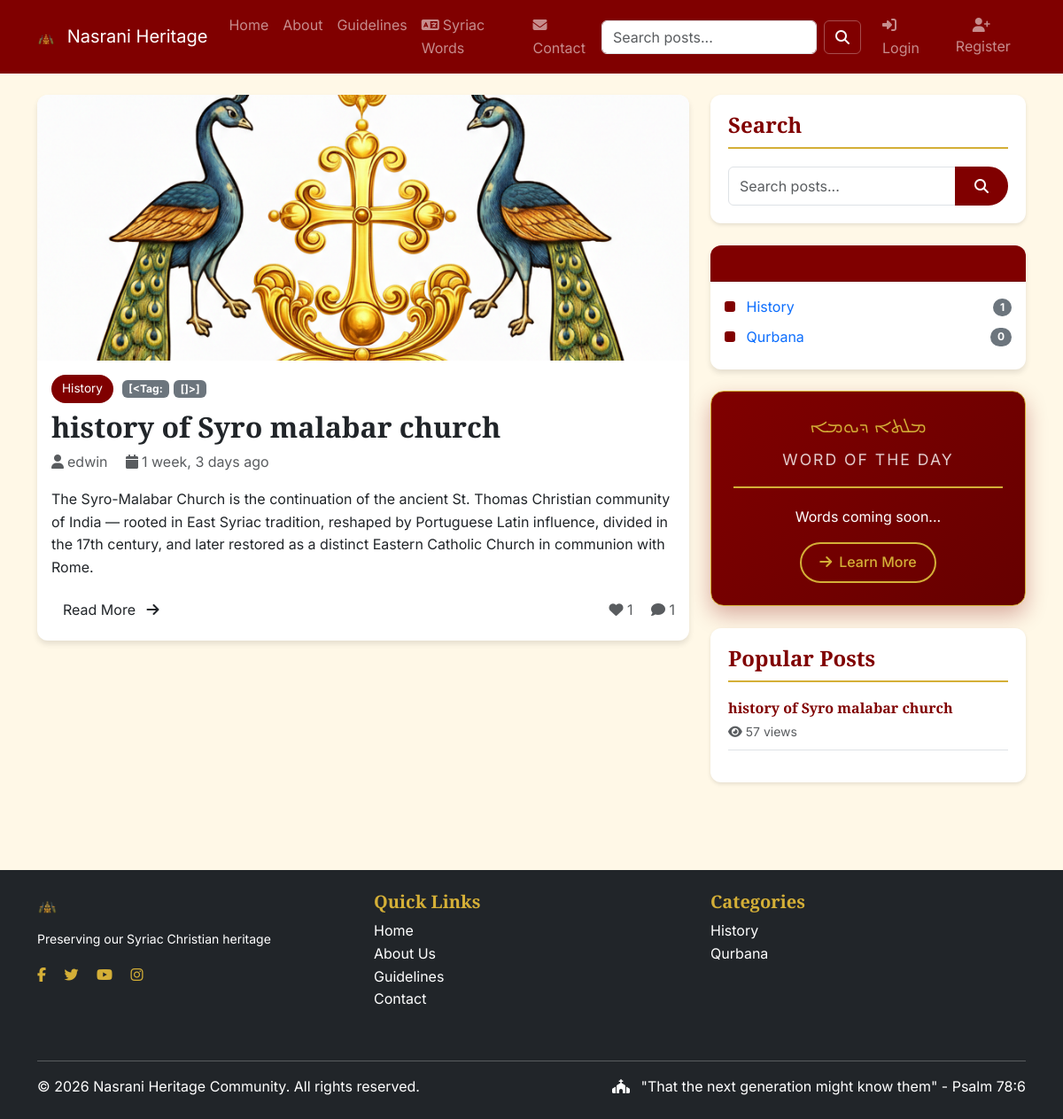
The page / on the database its author committed.
### community/models.py (models this page shows, shortened)
class Post(models.Model):
    title = models.CharField(max_length=300)
    slug = models.SlugField(unique=True, max_length=400)
    author = models.ForeignKey(User, on_delete=models.CASCADE, related_name='posts')
    category = models.ForeignKey(Category, on_delete=models.SET_NULL, null=True, related_name='posts')
    content = RichTextField()
    excerpt = models.TextField(max_length=500, blank=True, help_text="Short preview of the post")
    featured_image = models.ImageField(upload_to='post_images/', blank=True, null=True)
    pdf_files = models.FileField(upload_to='post_pdfs/', blank=True, null=True)
    audio_file = models.FileField(upload_to='post_audio/', blank=True, null=True)
    external_links = models.TextField(blank=True, help_text="One link per line")
    tags = TaggableManager(blank=True)
    created_at = models.DateTimeField(auto_now_add=True)
    updated_at = models.DateTimeField(auto_now=True)
    is_published = models.BooleanField(default=True)
    views_count = models.PositiveIntegerField(default=0)
    likes = models.ManyToManyField(User, related_name='liked_posts', blank=True)
    qr_code = models.ImageField(upload_to='qr_codes/', blank=True, null=True)
    class Meta:
        ordering = ['-created_at']
    def total_likes(self):
        return self.likes.count()
    def comment_count(self):
        return self.comments.count()

class Category(models.Model):
    name = models.CharField(max_length=100)
    slug = models.SlugField(unique=True)
    description = models.TextField(blank=True)
    color = models.CharField(max_length=20, default='#800000')  # Maroon default
    class Meta:
        verbose_name_plural = "Categories"
        ordering = ['name']

### community/views.py (the view, shortened to what this page needs)
# urls.py: path('', views.home, name='home'),
def home(request):
    posts = Post.objects.filter(is_published=True)
    form = SearchForm(request.GET, categories=Category.objects.all())
    if form.is_valid():
        query = form.cleaned_data.get('query')
        category_slug = form.cleaned_data.get('category')
        if category_slug:
            posts = posts.filter(category__slug=category_slug)
    paginator = Paginator(posts, 10)
    page_number = request.GET.get('page')
    page_obj = paginator.get_page(page_number)
    syriac_word = SyriacWord.objects.last()
    context = {
        'page_obj': page_obj,
        'form': form,
        'syriac_word': syriac_word,
        'popular_posts': Post.objects.filter(is_published=True).order_by('-views_count')[:5],
    }
    return render(request, 'index.html', context)

### community/forms.py
class SearchForm(forms.Form):
    query = forms.CharField(max_length=100, required=False, widget=forms.TextInput(attrs={
        'class': 'form-control',
        'placeholder': 'Search posts...'
    }))
    category = forms.ChoiceField(choices=[('', 'All Categories')], required=False, widget=forms.Select(attrs={
        'class': 'form-control'
    }))
    def __init__(self, *args, **kwargs):
        categories = kwargs.pop('categories', [])
        super().__init__(*args, **kwargs)
        if categories:
            self.fields['category'].choices = [('', 'All Categories')] + [(c.slug, c.name) for c in categories]

### community/context_processors.py (called while the page is built)
def categories_processor(request):
    return {
        'categories': Category.objects.all()
    }

def syriac_word_processor(request):
    word_of_day = cache.get('syriac_word_of_day')
    if not word_of_day:
        words = list(SyriacWord.objects.all())
        if words:
            word_of_day = random.choice(words)
            cache.set('syriac_word_of_day', word_of_day, 86400)
        else:
            word_of_day = None
    return {
        'syriac_word_of_day': word_of_day,
    }

### templates/index.html (shortened to what this page needs)
{% extends 'base.html' %}
{% load static %}
{% load humanize %}
{% block content %}
<div class="container">
    <div class="row">
        <div class="col-lg-8">
            {% for post in page_obj %}
            <article class="card mb-4 fade-in">
                {% if post.featured_image %}
                <img src="{{ post.featured_image.url }}" class="card-img-top" alt="{{ post.title }}" style="max-height: 300px; object-fit: cover;">
                {% endif %}
                <div class="card-body">
                    <div class="mb-2">
                        <span class="category-badge">{{ post.category.name }}</span>
                        {% for tag in post.tags.all|slice:":3" %}
                        <span class="badge bg-secondary">{{ tag.name }}</span>
                        {% endfor %}
                    </div>
                    <h2 class="card-title">
                        <a href="{% url 'post_detail' post.slug %}" class="text-decoration-none text-dark">
                            {{ post.title }}
                        </a>
                    </h2>
                    <div class="text-muted mb-3">
                        <i class="fas fa-user me-1"></i>{{ post.author.username }}
                        <i class="fas fa-calendar ms-3 me-1"></i>{{ post.created_at|naturaltime }}
                    </div>
                    <p class="card-text">{{ post.excerpt }}</p>
                    <div class="d-flex justify-content-between align-items-center">
                        <a href="{% url 'post_detail' post.slug %}" class="btn btn-outline-heritage">
                            Read More <i class="fas fa-arrow-right ms-2"></i>
                        </a>
                        <div class="text-muted">
                            <span class="me-3">
                                <i class="fas fa-heart {% if user in post.likes.all %}text-danger{% endif %}"></i>
                                {{ post.total_likes }}
                            </span>
                            <span>
                                <i class="fas fa-comment"></i>
                                {{ post.comment_count }}
                            </span>
                        </div>
                    </div>
                </div>
            </article>
            {% endfor %}
        </div>
        <div class="col-lg-4">
            <div class="sidebar-widget">
                <h4>Search</h4>
                <form method="GET" action="{% url 'home' %}">
                    <div class="input-group">
                        <input type="text" name="query" class="form-control" placeholder="Search posts..." value="{{ request.GET.query }}">
                        <button class="btn btn-heritage" type="submit">
                            <i class="fas fa-search"></i>
                        </button>
                    </div>
                </form>
            </div>
            {% include 'includes/category_sidebar.html' %}
            {% if syriac_word_of_day %}
            <div class="syriac-word-card">
                <div class="syriac-word-header">
                    <span class="syriac-title">ܡܠܬܐ ܕܝܘܡܐ</span>
                    <span class="english-title">Word of the Day</span>
                </div>
                <div class="syriac-word-content">
                    <div class="syriac-script">{{ syriac_word_of_day.word }}</div>
                    <div class="syriac-transliteration">{{ syriac_word_of_day.transliteration }}</div>
                    <div class="syriac-meaning">{{ syriac_word_of_day.meaning }}</div>
                    {% if syriac_word_of_day.pronunciation_guide %}
                    <div class="syriac-pronunciation">
                        <i class="fas fa-microphone-alt me-2"></i>
                        {{ syriac_word_of_day.pronunciation_guide }}
                    </div>
                    {% endif %}
                    <div class="syriac-footer">
                        <a href="{% url 'syriac_words' %}" class="btn-view-all">
                            <i class="fas fa-arrow-right me-2"></i>View All Words
                        </a>
                    </div>
                </div>
            </div>
            {% else %}
            <div class="syriac-word-card">
                <div class="syriac-word-header">
                    <span class="syriac-title">ܡܠܬܐ ܕܝܘܡܐ</span>
                    <span class="english-title">Word of the Day</span>
                </div>
                <div class="syriac-word-content">
                    <p class="text-center">Words coming soon...</p>
                    <a href="{% url 'syriac_words' %}" class="btn-view-all">
                        <i class="fas fa-arrow-right me-2"></i>Learn More
                    </a>
                </div>
            </div>
            {% endif %}
            <div class="sidebar-widget">
                <h4>Popular Posts</h4>
                {% for post in popular_posts %}
                <div class="mb-3 pb-2 border-bottom">
                    <a href="{% url 'post_detail' post.slug %}" class="text-decoration-none">
                        <h6 class="mb-1">{{ post.title }}</h6>
                        <small class="text-muted">
                            <i class="fas fa-eye me-1"></i>{{ post.views_count }} views
                        </small>
                    </a>
                </div>
                {% empty %}
                <p class="text-muted">No popular posts yet</p>
                {% endfor %}
            </div>
        </div>
    </div>
</div>
{% endblock %}

### templates/includes/category_sidebar.html (shortened to what this page needs)
{% load static %}
{% load cache %}
<div class="card mb-4">
    <div class="card-header bg-heritage text-white">
        <h5 class="mb-0">
            <i class="fas fa-folder-open me-2"></i>Categories
        </h5>
    </div>
    <div class="card-body">
        <ul class="list-unstyled mb-0">
            {% for category in categories %}
            <li class="mb-2">
                <a href="{% url 'home' %}?category={{ category.slug }}"
                   class="text-decoration-none d-flex justify-content-between align-items-center">
                    <span>
                        <span class="category-color" style="background-color: {{ category.color|default:'#800000' }};"></span>
                        {{ category.name }}
                    </span>
                    <span class="badge bg-secondary rounded-pill">{{ category.posts.count }}</span>
                </a>
            </li>
            {% empty %}
            <li class="text-muted">No categories yet</li>
            {% endfor %}
        </ul>
    </div>
</div>

### templates/includes/footer.html (shortened to what this page needs)
{% load static %}
<footer class="bg-dark text-white py-4">
    <div class="container">
        <div class="row">
            <div class="col-md-4 text-center text-md-start">
                <img src="{% static 'images/logos/logo.png' %}"
                     alt="Nasrani Heritage"
                     height="35"
                     class="mb-2">
                <p class="small">Preserving our Syriac Christian heritage</p>
                <div class="mt-3">
                    <a href="#" class="text-gold me-3"><i class="fab fa-facebook-f"></i></a>
                    <a href="#" class="text-gold me-3"><i class="fab fa-twitter"></i></a>
                    <a href="#" class="text-gold me-3"><i class="fab fa-youtube"></i></a>
                    <a href="#" class="text-gold"><i class="fab fa-instagram"></i></a>
                </div>
            </div>
            <div class="col-md-4 mb-4">
                <h5 class="text-gold">Quick Links</h5>
                <ul class="list-unstyled">
                    <li><a href="{% url 'home' %}" class="text-white">Home</a></li>
                    <li><a href="{% url 'about' %}" class="text-white">About Us</a></li>
                    <li><a href="{% url 'guidelines' %}" class="text-white">Guidelines</a></li>
                    <li><a href="{% url 'contact' %}" class="text-white">Contact</a></li>
                </ul>
            </div>
            <div class="col-md-4 mb-4">
                <h5 class="text-gold">Categories</h5>
                <ul class="list-unstyled">
                    {% for category in categories|slice:":5" %}
                    <li><a href="?category={{ category.slug }}" class="text-white">{{ category.name }}</a></li>
                    {% endfor %}
                </ul>
            </div>
        </div>
        <hr class="bg-light">
        <div class="row">
            <div class="col-md-6">
                <p class="mb-0">&copy; {% now "Y" %} Nasrani Heritage Community. All rights reserved.</p>
            </div>
            <div class="col-md-6 text-md-end">
                <p class="mb-0">
                    <i class="fas fa-church me-2"></i>
                    "That the next generation might know them" - Psalm 78:6
                </p>
            </div>
        </div>
    </div>
</footer>

### static/css/style.css (style rules this page uses)
:root { --maroon: #800000; --gold: #D4AF37; --parchment: #F5E6D3; --dark-brown: #5D3A1A; --cream: #FFF8E7; --forest-green: #2C5F2D; }
body { font-family: 'Inter', sans-serif; background-color: var(--cream); color: #333; line-height: 1.6; }
h1, h2, h3, h4, h5, h6 { font-family: 'Cormorant Garamond', serif; font-weight: 600; color: var(--maroon); }
.card { border: none; box-shadow: 0 4px 6px rgba(0,0,0,0.1); transition: transform 0.3s ease; background-color: white; border-radius: 12px; overflow: hidden; }
.card-title { color: var(--maroon); font-family: 'Cormorant Garamond', serif; font-weight: 700; }
.category-badge { background-color: var(--maroon); color: white; padding: 5px 12px; border-radius: 20px; font-size: 0.85rem; text-decoration: none; display: inline-block; margin-right: 5px; }
.btn-heritage { background-color: var(--maroon); color: white; border: 2px solid var(--maroon); padding: 8px 20px; border-radius: 25px; font-weight: 500; transition: all 0.3s ease; }
.sidebar-widget { background-color: white; padding: 20px; border-radius: 12px; margin-bottom: 25px; box-shadow: 0 2px 4px rgba(0,0,0,0.1); }
.sidebar-widget h4 { border-bottom: 2px solid var(--gold); padding-bottom: 10px; margin-bottom: 20px; }
footer { background-color: var(--maroon); color: white; padding: 40px 0 20px; margin-top: 50px; }
footer a { color: var(--gold); text-decoration: none; }
.text-gold { color: #D4AF37 !important; }
.fade-in { animation: fadeIn 0.5s ease-out; }

### templates/includes/category_sidebar.html (style rules this page uses)
.category-color { display: inline-block; width: 12px; height: 12px; border-radius: 3px; margin-right: 8px; }
.bg-heritage { background-color: #800000 !important; }

### templates/index.html (style rules this page uses)
.syriac-word-card { background: linear-gradient(135deg, #800000 0%, #660000 100%); border-radius: 15px; padding: 25px; margin-bottom: 25px; box-shadow: 0 10px 25px rgba(128, 0, 0, 0.3); color: white; border: 1px solid #D4AF37; }
.syriac-word-header { text-align: center; margin-bottom: 20px; padding-bottom: 15px; border-bottom: 2px solid #D4AF37; }
.syriac-title { display: block; font-family: 'Noto Sans Syriac', 'East Syriac', sans-serif; font-size: 1.3rem; color: #D4AF37; direction: rtl; margin-bottom: 5px; }
.english-title { display: block; font-size: 1.1rem; text-transform: uppercase; letter-spacing: 2px; color: rgba(255,255,255,0.8); }
.syriac-word-content { text-align: center; }
.btn-view-all { display: inline-block; background: transparent; color: #D4AF37; text-decoration: none; padding: 8px 20px; border-radius: 25px; border: 2px solid #D4AF37; transition: all 0.3s ease; font-weight: 500; }
.btn-view-all i { transition: transform 0.3s ease; }
.syriac-word-card { animation: wordPop 0.5s ease-out; }

### rows shown on the page
Post: featured_image (picture), category.name "History", title "history of Syro malabar church", author.username "edwin", created_at "1 week, 3 days ago", excerpt "The Syro-Malabar Church is the continuation of the ancient St. Thomas Christian community of India — rooted in East Syriac tradition, reshaped by Portuguese Latin influence, divided in the 17th century, and later restored as a distinct Eastern Catholic Church in communion with Rome.", total_likes "1", comment_count "1", views_count "57"
Tag: name "[<Tag:"
Tag: name "[]>]"
Category: name "History", posts.count "1"
Category: name "Qurbana", posts.count "0"
